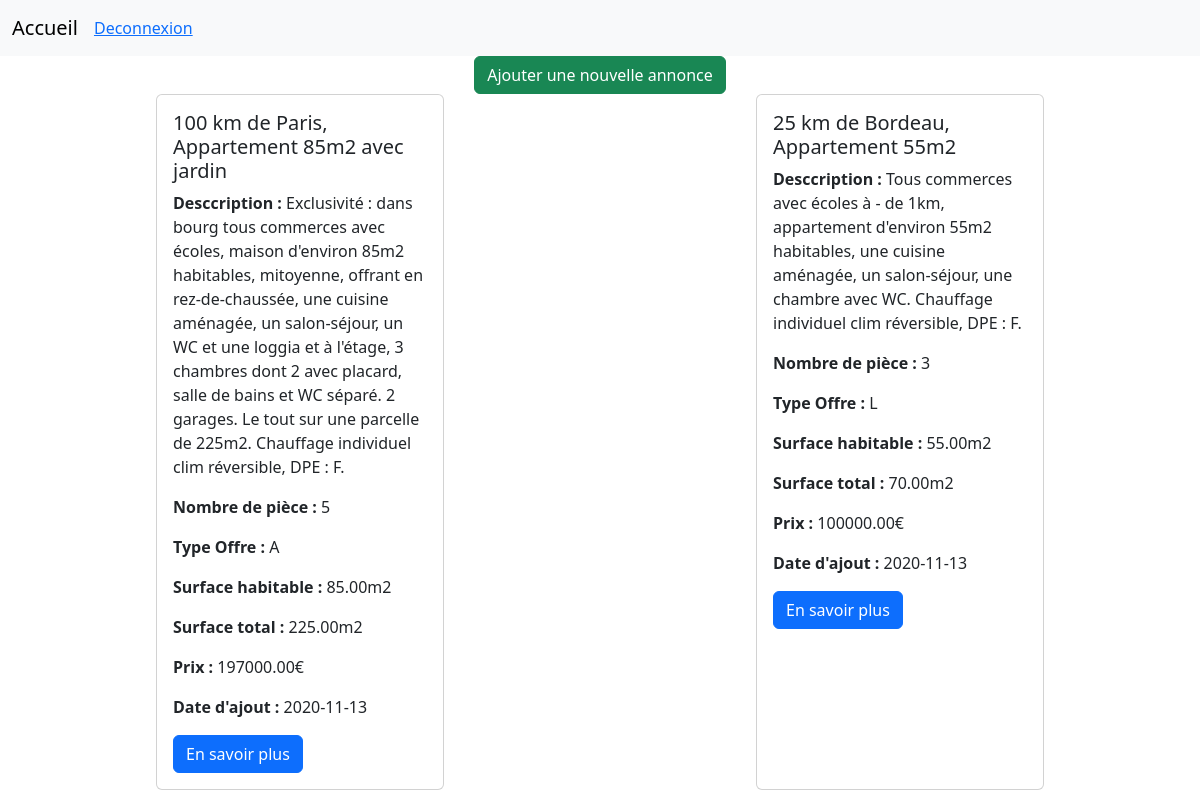
The page /app/index.php (signed in) on the database its author committed.
### tables this page shows
CREATE TABLE waz_annonces(
   an_id INT AUTO_INCREMENT,
   an_numero VARCHAR(50)  NOT NULL,
   an_pieces INT NOT NULL,
   an_vue INT NOT NULL,
   an_ref VARCHAR(10)  NOT NULL,
   an_titre VARCHAR(200)  NOT NULL,
   an_description VARCHAR(5000)  NOT NULL,
   an_local VARCHAR(100)  NOT NULL,
   an_surf_hab DECIMAL(15,2)  ,
   an_surf_tot DECIMAL(15,2)   NOT NULL,
   an_prix DECIMAL(15,2)   NOT NULL,
   an_d_ajout DATE NOT NULL,
   an_d_modif DATETIME,
   an_etat BOOLEAN NOT NULL,
   d_id INT NOT NULL,
   ut_id INT NOT NULL,
   tp_bn_id INT,
   tp_ofr_id INT NOT NULL,
   PRIMARY KEY(an_id),
   FOREIGN KEY(d_id) REFERENCES waz_diagnostic(d_id),
   FOREIGN KEY(ut_id) REFERENCES waz_utilisateurs(ut_id),
   FOREIGN KEY(tp_bn_id) REFERENCES waz_type_bien(tp_bn_id),
   FOREIGN KEY(tp_ofr_id) REFERENCES waz_type_offre(tp_ofr_id)
);

CREATE TABLE waz_type_offre(
   tp_ofr_id INT AUTO_INCREMENT,
   tp_ofr_libelle VARCHAR(1)  NOT NULL,
   PRIMARY KEY(tp_ofr_id)
);

### app/index.php (the view, shortened to what this page needs)
<?php include 'include/header.php';
$db = ConnexionBase();
if (isset($_SESSION['user_id'])) {
    $stmt = $db->prepare("SELECT * FROM waz_annonces wa
        JOIN waz_type_offre wto ON wa.tp_ofr_id = wto.tp_ofr_id
        JOIN waz_photo wp ON wa.an_id = wp.an_id
        GROUP BY wa.an_id;");
    $stmt->execute();
    $annonces = $stmt->fetchAll();
}
$isAdmin = isset($_SESSION['user_type']) && in_array($_SESSION['user_type'], ['Admin']);
?>
<?php if (isset($_SESSION['user_id'])): ?>
    <?php if ($isAdmin): ?>
        <section class="d-flex flex-row justify-content-center">
            <form action="ajouter.php" method="POST">
                <button type="submit" class="btn btn-success">Ajouter une nouvelle annonce</button>
            </form>
        </section>
    <?php endif ?>
    <section class="d-flex justify-content-around flex-wrap">
        <?php foreach ($annonces as $annonce): ?>
            <?php if ($annonce['an_etat'] == 1): ?>
                <div class="card" style="width: 18rem;">
                    <div class="card-body">
                        <h5 class="card-title"><?= $annonce['an_titre'] ?></h5>
                        <p class="card-text"><strong>Desccription : </strong> <?= $annonce['an_description'] ?></p>
                        <p><strong>Nombre de pièce : </strong><?= $annonce['an_pieces'] ?></p>
                        <p class="card-text"><strong>Type Offre : </strong> <?= $annonce['tp_ofr_libelle'] ?></p>
                        <p><strong>Surface habitable : </strong><?= $annonce['an_surf_hab'] ?>m2</p>
                        <p><strong>Surface total : </strong><?= $annonce['an_surf_tot'] ?>m2</p>
                        <p class="card-text"><strong>Prix :</strong> <?= $annonce['an_prix'] ?>€</p>
                        <p class="card-text"><strong>Date d'ajout :</strong> <?= $annonce['an_d_ajout'] ?></p>
                        <form action="bien.php" method="POST">
                            <button type="submit" class="btn btn-primary">En savoir plus</button>
                        </form>
                    </div>
                </div>
            <?php endif ?>
        <?php endforeach ?>
    </section>
<?php endif ?>
<?php include 'include/footer.php'; ?>

### app/include/header.php (shortened to what this page needs)
<?php
function ConnexionBase()
{
    try {
        $connexion = new PDO(
            "mysql:host=localhost;dbname=afpa_wazaa_immo;charset=utf8mb4",
            'root',
            ''
        );
        $connexion->setAttribute(PDO::ATTR_ERRMODE, PDO::ERRMODE_EXCEPTION);
        return $connexion;
    } catch (Exception $e) {
        echo "Erreur : " . $e->getMessage() . "<br>";
        echo "N° : " . $e->getCode();
        die("Fin du script");
    }
}
$db = ConnexionBase();
$email = null;
if (isset($_SESSION['user_id'])) {
    $userId = $_SESSION['user_id'];
    $stmtUser = $db->prepare("SELECT * FROM waz_utilisateurs WHERE ut_id = :userId");
    $stmtUser->execute(['userId' => $userId]);
    $user = $stmtUser->fetch(PDO::FETCH_ASSOC);
    if ($user) {
        $email = $user['ut_email'];
    }
} else {
    $_SESSION['user_type'] = 'Invite';
    $_SESSION['user_id'] = null;
}
?>
<!DOCTYPE html>
<html lang="en">
<head>
    <link href="https://cdn.jsdelivr.net/npm/bootstrap@5.3.3/dist/css/bootstrap.min.css" rel="stylesheet">
</head>
<body>
    <nav class="navbar navbar-expand-lg bg-body-tertiary">
        <div class="container-fluid">
            <a class="navbar-brand" href="../app/index.php">Accueil</a>
            <div class="collapse navbar-collapse" id="navbarNav">
                <div class="d-flex">
                    <?php if ($email): ?>
                        <a class="" aria-current="page" href="./login/deconnexion.php">Deconnexion</a>
                    <?php else: ?>
                        <a href="./login/connexion.php" class="">Connexion</a>
                    <?php endif ?>
                </div>
            </div>
        </div>
    </nav>

### app/include/footer.php (shortened to what this page needs)
</body>
</html>

### rows shown on the page
waz_annonces: an_titre "100 km de Paris, Appartement 85m2 avec jardin", an_description "Exclusivité : dans bourg tous commerces avec écoles, maison d'environ 85m2 habitables, mitoyenne, offrant en rez-de-chaussée, une cuisine aménagée, un salon-séjour, un WC et une loggia et à l'étage, 3 chambres dont 2 avec placard, salle de bains et WC séparé. 2 garages. Le tout sur une parcelle de 225m2. Chauffage individuel clim réversible, DPE : F.", an_pieces "5", tp_ofr.tp_ofr_libelle "A", an_surf_hab "85.00", an_surf_tot "225.00", an_prix "197000.00", an_d_ajout "2020-11-13"
waz_annonces: an_titre "25 km de Bordeau, Appartement 55m2", an_description "Tous commerces avec écoles à - de 1km, appartement d'environ 55m2 habitables, une cuisine aménagée, un salon-séjour, une chambre avec WC. Chauffage individuel clim réversible, DPE : F.", an_pieces "3", tp_ofr.tp_ofr_libelle "L", an_surf_hab "55.00", an_surf_tot "70.00", an_prix "100000.00", an_d_ajout "2020-11-13"
